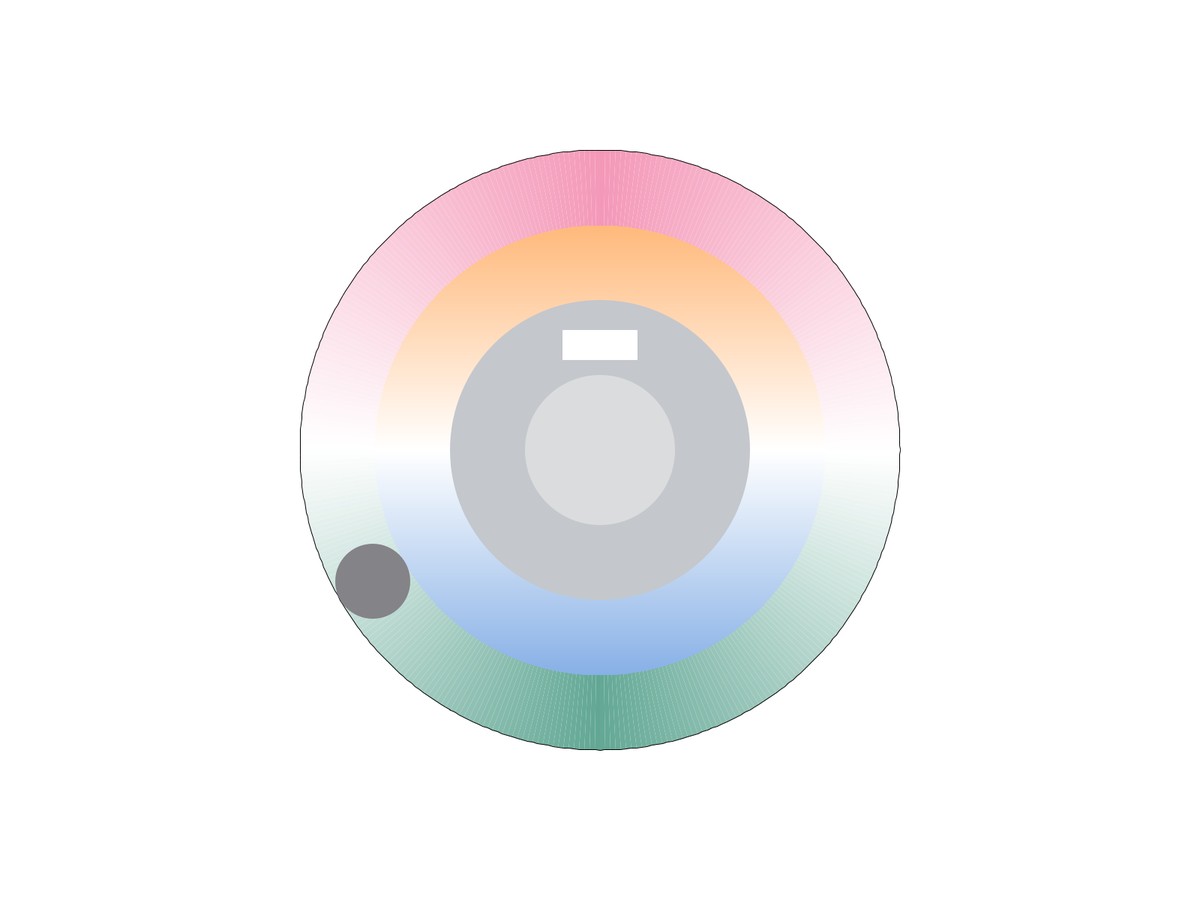
Frame 1 (no input)
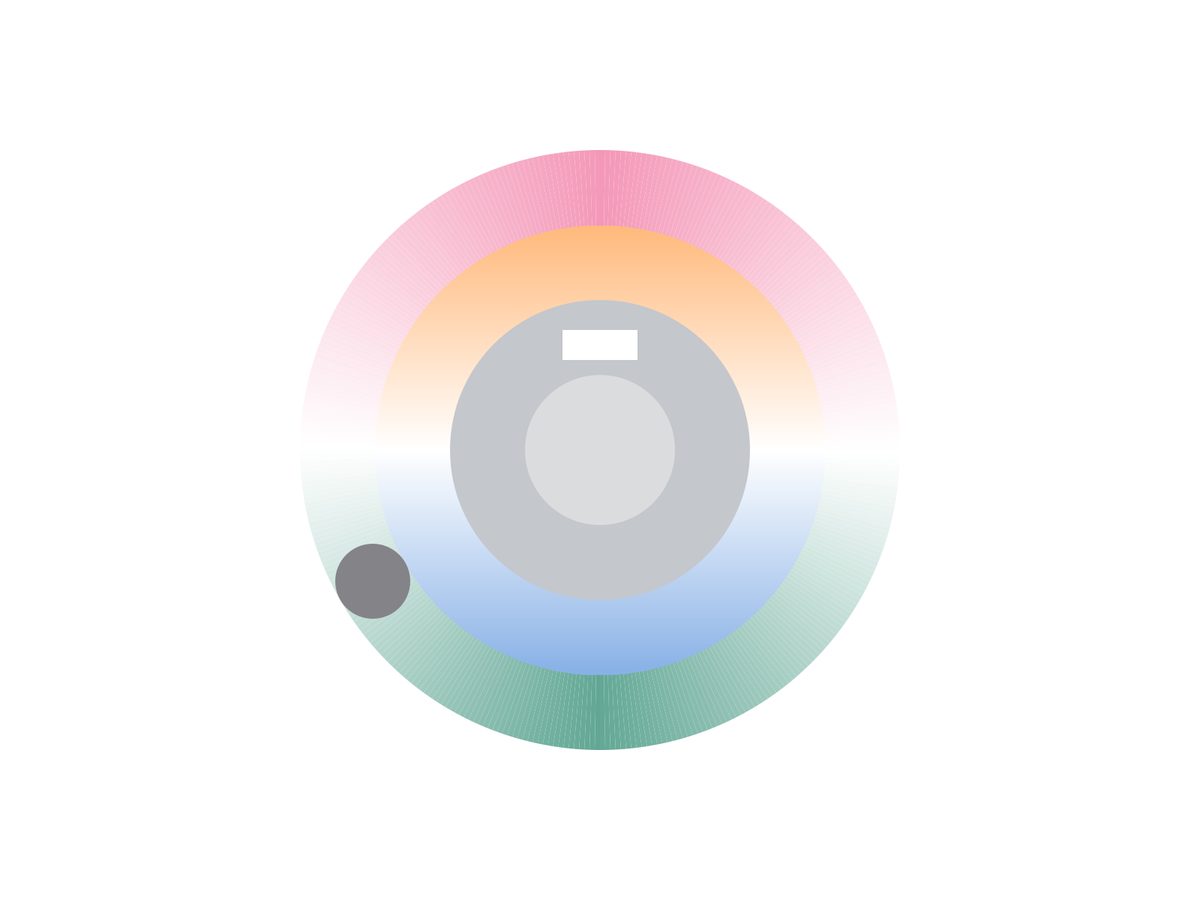
Frame 60 (the mouse pressed at the canvas centre just before this capture)
Frame 120 (the mouse held since frame 60 and released just before this capture): identical to frame 60, image omitted

The Processing sketch that drew these frames (run headless with seeded random() and noise(); from frame 60 on, the mouse is pressed at the canvas centre):

// Processing sketch: assessment_energetic_stressed
// ── assessment_energetic_stressed.pde
int centerX, centerY; // 圆心位置
int outerRadius = 400; // 外圆半径
int innerRadius = 300; // 内圆半径
int menuRadius = 200; // menu圆半径
int switchRadius = 100; // switch圆半径
int buttonRadius = 50; // 按钮半径
float angle; // 当前角度
float lastAngle; // 上一个角度位置
float maxAngle; // 按钮扫过的最远角度


void setup() {
  fullScreen(); // 设置窗口大小
  centerX = width / 2;
  centerY = height / 2;
  float initialAngle = 150 * (PI / 180); // 七点钟方向的角度，转换为弧度
  angle = initialAngle; // 设置初始角度为七点钟方向
  lastAngle = angle; // 设置初始的上一个角度
}

void draw() {
  updateBackgroundColor(); // 更新背景颜色
  drawRings();
  drawButton();
  drawWhiteRectangle(centerX, centerY-140); // 绘制长方形
}

void drawRings() {
  drawOuterCircleGradient(centerX, centerY, outerRadius); // 绘制外圆的渐变
  drawInnerCircleLinearGradient(centerX, centerY, innerRadius);
  
  fill(196,199,204); // 设置menu圆颜色
  noStroke();
  ellipse(centerX, centerY, menuRadius * 2, menuRadius * 2); // 绘制menu圆
  
  fill(219,220,221); // 设置switch圆颜色
  noStroke();
  ellipse(centerX, centerY, switchRadius * 2, switchRadius * 2); // 绘制switch圆
  
}

void drawOuterCircleGradient(int cx, int cy, int radius) {
  int white = color(255); // 白色
  int green = color(98,167,148); // 
  int pink = color(244,152,184); // 
  int segments = 360; // 渐变的段数

  noFill();
  for (int i = 0; i < segments; i++) {
    float angleStart = radians(i * (360.0 / segments));
    float angleEnd = radians((i + 1) * (360.0 / segments));
    float inter = float(i) / segments;
    int c;

    if (inter < 0.25) { // 
      c = lerpColor(white, green, inter * 4);
    } else if (inter < 0.5) { // 
      c = lerpColor(green, white, (inter - 0.25) * 4);
    } else if (inter < 0.75) { // 
      c = lerpColor(white, pink, (inter - 0.5) * 4);
    } else { // 
      c = lerpColor(pink, white, (inter - 0.75) * 4);
    }

    fill(c);
    arc(cx, cy, radius * 2, radius * 2, angleStart, angleEnd);
  }
}

void drawInnerCircleLinearGradient(int cx, int cy, int radius) {
  noFill();
  for (int y = cy - radius; y <= cy + radius; y++) {
    float inter = map(y, cy - radius, cy + radius, 0, 1);
    int c;
    if (y < cy) { // 上半部分：从橙色渐变到白色
      c = lerpColor(color(255, 185, 123), color(255), map(y, cy - radius, cy, 0, 1));
    } else { // 下半部分：从白色渐变到蓝色
      c = lerpColor(color(255), color(135, 176, 230), map(y, cy, cy + radius, 0, 1));
    }
    stroke(c);

    // 计算该y坐标下，线条的起始和结束x坐标
    float dx = sqrt(sq(radius) - sq(cy - y));
    line(cx - dx, y, cx + dx, y);
  }
}


void drawWhiteRectangle(int x, int y) {
  noStroke(); // 无边框
  fill(255); // 白色填充
  rectMode(CENTER); // 设置绘制模式为中心点模式
  rect(x, y, 100,40); // 绘制长方形
}

void drawButton() {
  int x = centerX + int(cos(angle) * (outerRadius + innerRadius) / 2);
  int y = centerY + int(sin(angle) * (outerRadius + innerRadius) / 2);

  fill(132,131,136); // 设置按钮颜色为灰色
  ellipse(x, y, buttonRadius * 2, buttonRadius * 2); // 绘制按钮
}

void mousePressed() {
  // 计算鼠标和按钮中心的距离
}

void mouseDragged() {
  float dx = mouseX - centerX;
  float dy = mouseY - centerY;
  float currentAngle = atan2(dy, dx);
  
  if (currentAngle < 150 * (PI / 180)) {
    currentAngle += TWO_PI; // 确保角度是正值
  }

  // 检查是否反向旋转
  if (currentAngle < lastAngle) {
    maxAngle = currentAngle; // 减少蓝色轨迹覆盖范围
  } else if (currentAngle > maxAngle) {
    maxAngle = currentAngle; // 增加蓝色轨迹覆盖范围
  }

  lastAngle = currentAngle; // 更新上一个角度
  angle = currentAngle; // 更新当前角度
}

void updateBackgroundColor() {
  float inter = (angle - 150 * (PI / 180)) / (2 * PI);
  inter = (inter + 1) % 1; // 确保inter在0到1之间

  // 确保颜色插值正确对应按钮所在的位置
  inter = 1 - inter; // 反转插值方向

  int white = color(255); // 白色
  int green = color(98,167,148); // 
  int pink = color(244,152,184); //
  int bgColor;

  if (inter < 0.25) {
    bgColor = lerpColor(white, green, inter * 4);
  } else if (inter < 0.5) {
    bgColor = lerpColor(green, white, (inter - 0.25) * 4);
  } else if (inter < 0.75) {
    bgColor = lerpColor(white, pink, (inter - 0.5) * 4);
  } else {
    bgColor = lerpColor(pink, white, (inter - 0.75) * 4);
  }

  background(bgColor); // 设置背景颜色
}


 void mouseReleased() {
  // [鼠标释放事件处理代码]
}
